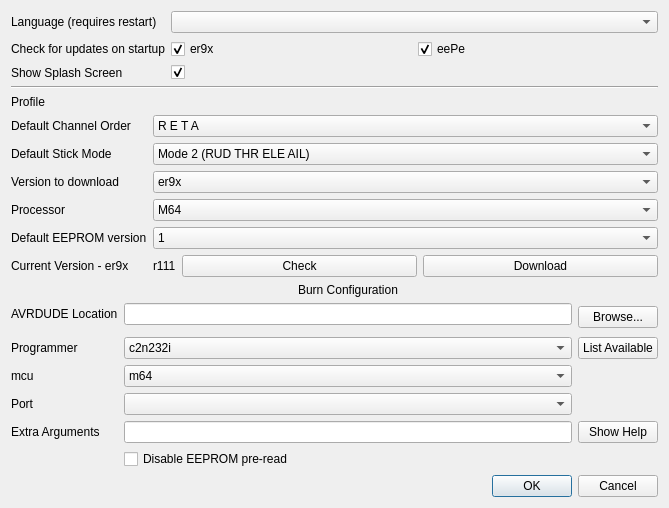
<?xml version="1.0" encoding="UTF-8"?>
<ui version="4.0">
 <class>preferencesDialog</class>
 <widget class="QDialog" name="preferencesDialog">
  <property name="geometry">
   <rect>
    <x>0</x>
    <y>0</y>
    <width>669</width>
    <height>488</height>
   </rect>
  </property>
  <property name="windowTitle">
   <string>Preferences</string>
  </property>
  <property name="windowIcon">
   <iconset resource="eepe.qrc">
    <normaloff>:/images/preferences.png</normaloff>:/images/preferences.png</iconset>
  </property>
  <layout class="QGridLayout" name="gridLayout_2">
   <item row="0" column="0">
    <widget class="QLabel" name="label">
     <property name="text">
      <string>Language (requires restart)</string>
     </property>
    </widget>
   </item>
   <item row="0" column="1">
    <widget class="QComboBox" name="locale_QB"/>
   </item>
   <item row="3" column="0">
    <widget class="QLabel" name="label_2">
     <property name="text">
      <string>Check for updates on startup</string>
     </property>
    </widget>
   </item>
   <item row="3" column="1">
    <layout class="QGridLayout" name="gridLayout">
     <item row="0" column="0">
      <widget class="QCheckBox" name="startupCheck_er9x">
       <property name="text">
        <string>er9x</string>
       </property>
       <property name="checked">
        <bool>true</bool>
       </property>
      </widget>
     </item>
     <item row="0" column="1">
      <widget class="QCheckBox" name="startupCheck_eepe">
       <property name="text">
        <string>eePe</string>
       </property>
       <property name="checked">
        <bool>true</bool>
       </property>
      </widget>
     </item>
    </layout>
   </item>
   <item row="4" column="0">
    <widget class="QLabel" name="label_4">
     <property name="text">
      <string>Show Splash Screen</string>
     </property>
    </widget>
   </item>
   <item row="4" column="1">
    <widget class="QCheckBox" name="showSplash">
     <property name="text">
      <string/>
     </property>
     <property name="checked">
      <bool>true</bool>
     </property>
    </widget>
   </item>
   <item row="13" column="1">
    <spacer name="verticalSpacer">
     <property name="orientation">
      <enum>Qt::Vertical</enum>
     </property>
     <property name="sizeHint" stdset="0">
      <size>
       <width>20</width>
       <height>40</height>
      </size>
     </property>
    </spacer>
   </item>
   <item row="14" column="1">
    <widget class="QDialogButtonBox" name="buttonBox">
     <property name="orientation">
      <enum>Qt::Horizontal</enum>
     </property>
     <property name="standardButtons">
      <set>QDialogButtonBox::Cancel|QDialogButtonBox::Ok</set>
     </property>
    </widget>
   </item>
   <item row="10" column="0" colspan="2">
    <layout class="QGridLayout" name="gridLayout_4">
     <item row="0" column="0">
      <widget class="QLabel" name="label_15">
       <property name="text">
        <string>Default Channel Order</string>
       </property>
      </widget>
     </item>
     <item row="0" column="1">
      <widget class="QComboBox" name="channelorderCB">
       <property name="whatsThis">
        <string>Channel order

This is used by the templates to determine which channel goes to what number output.</string>
       </property>
       <property name="currentIndex">
        <number>0</number>
       </property>
       <item>
        <property name="text">
         <string notr="true">R E T A</string>
        </property>
       </item>
       <item>
        <property name="text">
         <string notr="true">R E A T</string>
        </property>
       </item>
       <item>
        <property name="text">
         <string notr="true">R T E A</string>
        </property>
       </item>
       <item>
        <property name="text">
         <string notr="true">R T A E</string>
        </property>
       </item>
       <item>
        <property name="text">
         <string notr="true">R A E T</string>
        </property>
       </item>
       <item>
        <property name="text">
         <string notr="true">R A T E</string>
        </property>
       </item>
       <item>
        <property name="text">
         <string notr="true">E R T A</string>
        </property>
       </item>
       <item>
        <property name="text">
         <string notr="true">E R A T</string>
        </property>
       </item>
       <item>
        <property name="text">
         <string notr="true">E T R A</string>
        </property>
       </item>
       <item>
        <property name="text">
         <string notr="true">E T A R</string>
        </property>
       </item>
       <item>
        <property name="text">
         <string notr="true">E A R T</string>
        </property>
       </item>
       <item>
        <property name="text">
         <string notr="true">E A T R</string>
        </property>
       </item>
       <item>
        <property name="text">
         <string notr="true">T R E A</string>
        </property>
       </item>
       <item>
        <property name="text">
         <string notr="true">T R A E</string>
        </property>
       </item>
       <item>
        <property name="text">
         <string notr="true">T E R A</string>
        </property>
       </item>
       <item>
        <property name="text">
         <string notr="true">T E A R</string>
        </property>
       </item>
       <item>
        <property name="text">
         <string notr="true">T A R E</string>
        </property>
       </item>
       <item>
        <property name="text">
         <string notr="true">T A E R</string>
        </property>
       </item>
       <item>
        <property name="text">
         <string notr="true">A R E T</string>
        </property>
       </item>
       <item>
        <property name="text">
         <string notr="true">A R T E</string>
        </property>
       </item>
       <item>
        <property name="text">
         <string notr="true">A E R T</string>
        </property>
       </item>
       <item>
        <property name="text">
         <string notr="true">A E T R</string>
        </property>
       </item>
       <item>
        <property name="text">
         <string notr="true">A T R E</string>
        </property>
       </item>
       <item>
        <property name="text">
         <string notr="true">A T E R</string>
        </property>
       </item>
      </widget>
     </item>
     <item row="1" column="0">
      <widget class="QLabel" name="label_14">
       <property name="text">
        <string>Default Stick Mode</string>
       </property>
      </widget>
     </item>
     <item row="1" column="1">
      <widget class="QComboBox" name="stickmodeCB">
       <property name="whatsThis">
        <string>Mode selection:

Mode 1:
  Left stick:  Elevator, Rudder
  Right stick:  Throttle, Aileron

Mode 2:
  Left stick:  Throttle, Rudder
  Right stick:  Elevator, Aileron

Mode 3:
  Left stick:  Elevator, Aileron
  Right stick:  Throttle, Rudder

Mode 4:
  Left stick:  Throttle, Aileron
  Right stick:  Elevator, Rudder

</string>
       </property>
       <property name="currentIndex">
        <number>1</number>
       </property>
       <item>
        <property name="text">
         <string>Mode 1 (RUD ELE THR AIL)</string>
        </property>
       </item>
       <item>
        <property name="text">
         <string>Mode 2 (RUD THR ELE AIL)</string>
        </property>
       </item>
       <item>
        <property name="text">
         <string>Mode 3 (AIL ELE THR RUD)</string>
        </property>
       </item>
       <item>
        <property name="text">
         <string>Mode 4 (AIL THR ELE RUD)</string>
        </property>
       </item>
      </widget>
     </item>
     <item row="2" column="0">
      <widget class="QLabel" name="label_3">
       <property name="text">
        <string>Version to download</string>
       </property>
      </widget>
     </item>
     <item row="2" column="1">
      <widget class="QComboBox" name="downloadVerCB">
       <item>
        <property name="text">
         <string>er9x</string>
        </property>
       </item>
       <item>
        <property name="text">
         <string>er9x - JETI</string>
        </property>
       </item>
       <item>
        <property name="text">
         <string>er9x - FrSky</string>
        </property>
       </item>
       <item>
        <property name="text">
         <string>er9x - Ardupilot</string>
        </property>
       </item>
       <item>
        <property name="text">
         <string>er9x - FrSky NOHT</string>
        </property>
       </item>
       <item>
        <property name="text">
         <string>er9x - NOHT</string>
        </property>
       </item>
       <item>
        <property name="text">
         <string>er9x - NMEA</string>
        </property>
       </item>
       <item>
        <property name="text">
         <string>er9x - 128 - FrSky</string>
        </property>
       </item>
       <item>
        <property name="text">
         <string>er9x - 128 - Standard</string>
        </property>
       </item>
       <item>
        <property name="text">
         <string>er9x - Frsky - Serial voice</string>
        </property>
       </item>
      </widget>
     </item>
     <item row="3" column="0">
      <widget class="QLabel" name="label_12">
       <property name="text">
        <string>Processor</string>
       </property>
      </widget>
     </item>
     <item row="3" column="1">
      <widget class="QComboBox" name="ProcessorCB">
       <item>
        <property name="text">
         <string>M64</string>
        </property>
       </item>
       <item>
        <property name="text">
         <string>M128</string>
        </property>
       </item>
       <item>
        <property name="text">
         <string>M1281</string>
        </property>
       </item>
       <item>
        <property name="text">
         <string>M2561</string>
        </property>
       </item>
      </widget>
     </item>
     <item row="4" column="0">
      <widget class="QLabel" name="label_13">
       <property name="text">
        <string>Default EEPROM version</string>
       </property>
      </widget>
     </item>
     <item row="4" column="1">
      <widget class="QComboBox" name="DefaultVersionCB">
       <item>
        <property name="text">
         <string>1</string>
        </property>
       </item>
       <item>
        <property name="text">
         <string>2</string>
        </property>
       </item>
       <item>
        <property name="text">
         <string>3</string>
        </property>
       </item>
       <item>
        <property name="text">
         <string>4</string>
        </property>
       </item>
      </widget>
     </item>
     <item row="5" column="0">
      <widget class="QLabel" name="label_5">
       <property name="text">
        <string>Current Version - er9x</string>
       </property>
      </widget>
     </item>
     <item row="5" column="1">
      <layout class="QGridLayout" name="gridLayout_3" columnstretch="0,10,10" columnminimumwidth="0,0,0">
       <item row="0" column="2">
        <widget class="QPushButton" name="er9x_dnld">
         <property name="text">
          <string>Download</string>
         </property>
        </widget>
       </item>
       <item row="0" column="0">
        <widget class="QLabel" name="er9x_ver_label">
         <property name="text">
          <string>r111</string>
         </property>
        </widget>
       </item>
       <item row="0" column="1">
        <widget class="QPushButton" name="er9x_dnld_2">
         <property name="text">
          <string>Check</string>
         </property>
        </widget>
       </item>
      </layout>
     </item>
    </layout>
   </item>
   <item row="12" column="0" colspan="2">
    <layout class="QGridLayout" name="gridLayout_5">
     <item row="1" column="2">
      <widget class="QLineEdit" name="avrdude_location">
       <property name="toolTip">
        <string>Location of AVRDUDE executable</string>
       </property>
       <property name="whatsThis">
        <string>The location of the AVRDUDE.EXE executable.</string>
       </property>
       <property name="text">
        <string notr="true"/>
       </property>
      </widget>
     </item>
     <item row="1" column="4" rowspan="2">
      <widget class="QPushButton" name="pushButton">
       <property name="whatsThis">
        <string>Use this button to browse and look for the AVRDUDE.EXE executable file.</string>
       </property>
       <property name="text">
        <string>Browse...</string>
       </property>
      </widget>
     </item>
     <item row="3" column="0">
      <widget class="QLabel" name="label_6">
       <property name="text">
        <string>Programmer</string>
       </property>
       <property name="alignment">
        <set>Qt::AlignLeading|Qt::AlignLeft|Qt::AlignVCenter</set>
       </property>
      </widget>
     </item>
     <item row="3" column="2">
      <widget class="QComboBox" name="avrdude_programmer">
       <property name="whatsThis">
        <string>Programmer used for communicating with the controller.
Please consult the programmer's documentation and the AVRDUDE documentation to select the appropriate programmer.</string>
       </property>
       <property name="insertPolicy">
        <enum>QComboBox::InsertAlphabetically</enum>
       </property>
       <item>
        <property name="text">
         <string notr="true">c2n232i</string>
        </property>
       </item>
       <item>
        <property name="text">
         <string notr="true">dasa3</string>
        </property>
       </item>
       <item>
        <property name="text">
         <string notr="true">dasa</string>
        </property>
       </item>
       <item>
        <property name="text">
         <string notr="true">siprog</string>
        </property>
       </item>
       <item>
        <property name="text">
         <string notr="true">ponyser</string>
        </property>
       </item>
       <item>
        <property name="text">
         <string notr="true">89isp</string>
        </property>
       </item>
       <item>
        <property name="text">
         <string notr="true">frank-stk200</string>
        </property>
       </item>
       <item>
        <property name="text">
         <string notr="true">blaster</string>
        </property>
       </item>
       <item>
        <property name="text">
         <string notr="true">ere-isp-avr</string>
        </property>
       </item>
       <item>
        <property name="text">
         <string notr="true">atisp</string>
        </property>
       </item>
       <item>
        <property name="text">
         <string notr="true">dapa</string>
        </property>
       </item>
       <item>
        <property name="text">
         <string notr="true">xil</string>
        </property>
       </item>
       <item>
        <property name="text">
         <string notr="true">futurlec</string>
        </property>
       </item>
       <item>
        <property name="text">
         <string notr="true">abcmini</string>
        </property>
       </item>
       <item>
        <property name="text">
         <string notr="true">picoweb</string>
        </property>
       </item>
       <item>
        <property name="text">
         <string notr="true">sp12</string>
        </property>
       </item>
       <item>
        <property name="text">
         <string notr="true">alf</string>
        </property>
       </item>
       <item>
        <property name="text">
         <string notr="true">bascom</string>
        </property>
       </item>
       <item>
        <property name="text">
         <string notr="true">dt006</string>
        </property>
       </item>
       <item>
        <property name="text">
         <string notr="true">pony-stk200</string>
        </property>
       </item>
       <item>
        <property name="text">
         <string notr="true">stk200</string>
        </property>
       </item>
       <item>
        <property name="text">
         <string notr="true">bsd</string>
        </property>
       </item>
       <item>
        <property name="text">
         <string notr="true">pavr</string>
        </property>
       </item>
       <item>
        <property name="text">
         <string notr="true">dragon_pdi</string>
        </property>
       </item>
       <item>
        <property name="text">
         <string notr="true">dragon_dw</string>
        </property>
       </item>
       <item>
        <property name="text">
         <string notr="true">dragon_hvsp</string>
        </property>
       </item>
       <item>
        <property name="text">
         <string notr="true">dragon_pp</string>
        </property>
       </item>
       <item>
        <property name="text">
         <string notr="true">dragon_isp</string>
        </property>
       </item>
       <item>
        <property name="text">
         <string notr="true">dragon_jtag</string>
        </property>
       </item>
       <item>
        <property name="text">
         <string notr="true">jtag2pdi</string>
        </property>
       </item>
       <item>
        <property name="text">
         <string notr="true">jtag2avr32</string>
        </property>
       </item>
       <item>
        <property name="text">
         <string notr="true">jtagmkII_avr32</string>
        </property>
       </item>
       <item>
        <property name="text">
         <string notr="true">jtag2dw</string>
        </property>
       </item>
       <item>
        <property name="text">
         <string notr="true">jtag2isp</string>
        </property>
       </item>
       <item>
        <property name="text">
         <string notr="true">jtag2</string>
        </property>
       </item>
       <item>
        <property name="text">
         <string notr="true">jtag2fast</string>
        </property>
       </item>
       <item>
        <property name="text">
         <string notr="true">jtag2slow</string>
        </property>
       </item>
       <item>
        <property name="text">
         <string notr="true">jtagmkII</string>
        </property>
       </item>
       <item>
        <property name="text">
         <string notr="true">jtag1slow</string>
        </property>
       </item>
       <item>
        <property name="text">
         <string notr="true">jtag1</string>
        </property>
       </item>
       <item>
        <property name="text">
         <string notr="true">jtagmkI</string>
        </property>
       </item>
       <item>
        <property name="text">
         <string notr="true">avr911</string>
        </property>
       </item>
       <item>
        <property name="text">
         <string notr="true">avr109</string>
        </property>
       </item>
       <item>
        <property name="text">
         <string notr="true">butterfly</string>
        </property>
       </item>
       <item>
        <property name="text">
         <string notr="true">usbtiny</string>
        </property>
       </item>
       <item>
        <property name="text">
         <string notr="true">usbasp</string>
        </property>
       </item>
       <item>
        <property name="text">
         <string notr="true">avr910</string>
        </property>
       </item>
       <item>
        <property name="text">
         <string notr="true">stk600hvsp</string>
        </property>
       </item>
       <item>
        <property name="text">
         <string notr="true">stk600pp</string>
        </property>
       </item>
       <item>
        <property name="text">
         <string notr="true">stk600</string>
        </property>
       </item>
       <item>
        <property name="text">
         <string notr="true">stk500hvsp</string>
        </property>
       </item>
       <item>
        <property name="text">
         <string notr="true">stk500pp</string>
        </property>
       </item>
       <item>
        <property name="text">
         <string notr="true">stk500v2</string>
        </property>
       </item>
       <item>
        <property name="text">
         <string notr="true">mib510</string>
        </property>
       </item>
       <item>
        <property name="text">
         <string notr="true">stk500v1</string>
        </property>
       </item>
       <item>
        <property name="text">
         <string notr="true">stk500</string>
        </property>
       </item>
       <item>
        <property name="text">
         <string notr="true">buspirate</string>
        </property>
       </item>
       <item>
        <property name="text">
         <string notr="true">avrisp2</string>
        </property>
       </item>
       <item>
        <property name="text">
         <string notr="true">avrispmkII</string>
        </property>
       </item>
       <item>
        <property name="text">
         <string notr="true">avrispv2</string>
        </property>
       </item>
       <item>
        <property name="text">
         <string notr="true">avrisp</string>
        </property>
       </item>
       <item>
        <property name="text">
         <string notr="true">arduino</string>
        </property>
       </item>
      </widget>
     </item>
     <item row="3" column="4">
      <widget class="QPushButton" name="pushButton_3">
       <property name="whatsThis">
        <string>List all available programmers.</string>
       </property>
       <property name="text">
        <string>List Available</string>
       </property>
      </widget>
     </item>
     <item row="6" column="2">
      <widget class="QLineEdit" name="avrArgs">
       <property name="toolTip">
        <string>Extra arguments that will be passed to AVRDUDE on every call</string>
       </property>
       <property name="whatsThis">
        <string>Extra arguments used in AVRDUDE.
This can be used for providing extra information to AVRDUDE.

Please only use this if you know what you are doing.  There are no error checks and you could cripple your controller.</string>
       </property>
       <property name="text">
        <string notr="true"/>
       </property>
      </widget>
     </item>
     <item row="6" column="0">
      <widget class="QLabel" name="label_7">
       <property name="text">
        <string>Extra Arguments</string>
       </property>
       <property name="alignment">
        <set>Qt::AlignLeading|Qt::AlignLeft|Qt::AlignVCenter</set>
       </property>
      </widget>
     </item>
     <item row="6" column="4">
      <widget class="QPushButton" name="pushButton_4">
       <property name="whatsThis">
        <string>Show AVRDUDE help</string>
       </property>
       <property name="text">
        <string>Show Help</string>
       </property>
      </widget>
     </item>
     <item row="5" column="2">
      <widget class="QComboBox" name="avrdude_port">
       <property name="whatsThis">
        <string>Communication port to the programmer.
</string>
       </property>
       <item>
        <property name="text">
         <string notr="true"/>
        </property>
       </item>
       <item>
        <property name="text">
         <string notr="true">usb</string>
        </property>
       </item>
       <item>
        <property name="text">
         <string notr="true">com1</string>
        </property>
       </item>
       <item>
        <property name="text">
         <string notr="true">com2</string>
        </property>
       </item>
       <item>
        <property name="text">
         <string notr="true">com3</string>
        </property>
       </item>
       <item>
        <property name="text">
         <string notr="true">com4</string>
        </property>
       </item>
       <item>
        <property name="text">
         <string notr="true">lpt1</string>
        </property>
       </item>
       <item>
        <property name="text">
         <string notr="true">lpt2</string>
        </property>
       </item>
       <item>
        <property name="text">
         <string notr="true">lpt3</string>
        </property>
       </item>
       <item>
        <property name="text">
         <string notr="true">lpt4</string>
        </property>
       </item>
       <item>
        <property name="text">
         <string>avrdoper</string>
        </property>
       </item>
       <item>
        <property name="text">
         <string>com5</string>
        </property>
       </item>
       <item>
        <property name="text">
         <string>com6</string>
        </property>
       </item>
       <item>
        <property name="text">
         <string>com7</string>
        </property>
       </item>
       <item>
        <property name="text">
         <string>com8</string>
        </property>
       </item>
       <item>
        <property name="text">
         <string>com9</string>
        </property>
       </item>
       <item>
        <property name="text">
         <string>com10</string>
        </property>
       </item>
       <item>
        <property name="text">
         <string>com11</string>
        </property>
       </item>
       <item>
        <property name="text">
         <string>com12</string>
        </property>
       </item>
       <item>
        <property name="text">
         <string>com13</string>
        </property>
       </item>
       <item>
        <property name="text">
         <string>com14</string>
        </property>
       </item>
       <item>
        <property name="text">
         <string>com15</string>
        </property>
       </item>
       <item>
        <property name="text">
         <string>com16</string>
        </property>
       </item>
       <item>
        <property name="text">
         <string>com17</string>
        </property>
       </item>
       <item>
        <property name="text">
         <string>com18</string>
        </property>
       </item>
       <item>
        <property name="text">
         <string>com19</string>
        </property>
       </item>
       <item>
        <property name="text">
         <string>com20</string>
        </property>
       </item>
       <item>
        <property name="text">
         <string>com21</string>
        </property>
       </item>
       <item>
        <property name="text">
         <string>com22</string>
        </property>
       </item>
       <item>
        <property name="text">
         <string>com23</string>
        </property>
       </item>
       <item>
        <property name="text">
         <string>com24</string>
        </property>
       </item>
       <item>
        <property name="text">
         <string>com25</string>
        </property>
       </item>
       <item>
        <property name="text">
         <string>com26</string>
        </property>
       </item>
       <item>
        <property name="text">
         <string>com27</string>
        </property>
       </item>
       <item>
        <property name="text">
         <string>com28</string>
        </property>
       </item>
       <item>
        <property name="text">
         <string>com29</string>
        </property>
       </item>
       <item>
        <property name="text">
         <string>com30</string>
        </property>
       </item>
      </widget>
     </item>
     <item row="5" column="0">
      <widget class="QLabel" name="label_8">
       <property name="text">
        <string>Port</string>
       </property>
       <property name="alignment">
        <set>Qt::AlignLeading|Qt::AlignLeft|Qt::AlignVCenter</set>
       </property>
      </widget>
     </item>
     <item row="1" column="0">
      <widget class="QLabel" name="label_9">
       <property name="text">
        <string>AVRDUDE Location</string>
       </property>
       <property name="alignment">
        <set>Qt::AlignLeading|Qt::AlignLeft|Qt::AlignVCenter</set>
       </property>
      </widget>
     </item>
     <item row="4" column="0">
      <widget class="QLabel" name="label_10">
       <property name="text">
        <string>mcu</string>
       </property>
       <property name="alignment">
        <set>Qt::AlignLeading|Qt::AlignLeft|Qt::AlignVCenter</set>
       </property>
      </widget>
     </item>
     <item row="4" column="2">
      <widget class="QComboBox" name="avrdude_mcu">
       <property name="whatsThis">
        <string>Programmer used for communicating with the controller.
Please consult the programmer's documentation and the AVRDUDE documentation to select the appropriate programmer.</string>
       </property>
       <property name="insertPolicy">
        <enum>QComboBox::InsertAlphabetically</enum>
       </property>
       <item>
        <property name="text">
         <string>m64</string>
        </property>
       </item>
       <item>
        <property name="text">
         <string>m128</string>
        </property>
       </item>
       <item>
        <property name="text">
         <string>m328p</string>
        </property>
       </item>
       <item>
        <property name="text">
         <string>M88</string>
        </property>
       </item>
       <item>
        <property name="text">
         <string>m1281</string>
        </property>
       </item>
       <item>
        <property name="text">
         <string>m2561</string>
        </property>
       </item>
      </widget>
     </item>
     <item row="0" column="2">
      <widget class="QLabel" name="label_11">
       <property name="text">
        <string>Burn Configuration</string>
       </property>
       <property name="alignment">
        <set>Qt::AlignCenter</set>
       </property>
      </widget>
     </item>
     <item row="7" column="2">
      <widget class="QCheckBox" name="disablePreReadCB">
       <property name="text">
        <string>Disable EEPROM pre-read</string>
       </property>
      </widget>
     </item>
    </layout>
   </item>
   <item row="5" column="0" colspan="2">
    <widget class="Line" name="line">
     <property name="orientation">
      <enum>Qt::Horizontal</enum>
     </property>
    </widget>
   </item>
   <item row="6" column="0">
    <widget class="QLabel" name="label_16">
     <property name="text">
      <string>Profile</string>
     </property>
    </widget>
   </item>
  </layout>
 </widget>
 <resources>
  <include location="eepe.qrc"/>
 </resources>
 <connections>
  <connection>
   <sender>buttonBox</sender>
   <signal>accepted()</signal>
   <receiver>preferencesDialog</receiver>
   <slot>accept()</slot>
   <hints>
    <hint type="sourcelabel">
     <x>370</x>
     <y>49</y>
    </hint>
    <hint type="destinationlabel">
     <x>157</x>
     <y>274</y>
    </hint>
   </hints>
  </connection>
  <connection>
   <sender>buttonBox</sender>
   <signal>rejected()</signal>
   <receiver>preferencesDialog</receiver>
   <slot>reject()</slot>
   <hints>
    <hint type="sourcelabel">
     <x>390</x>
     <y>55</y>
    </hint>
    <hint type="destinationlabel">
     <x>286</x>
     <y>274</y>
    </hint>
   </hints>
  </connection>
 </connections>
</ui>
